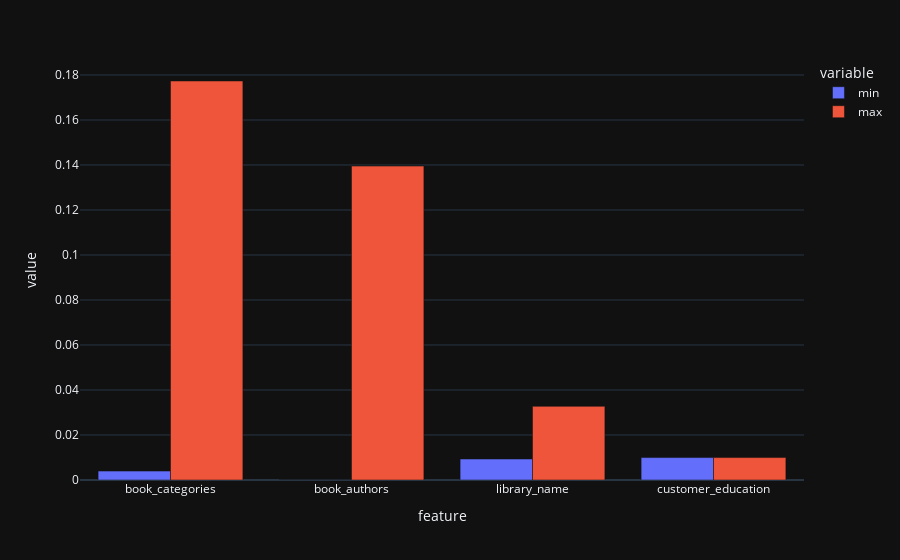

This figure's notebook cell:
### Markdown cell above
#### Feature Importance

For simplicity, the categorical feature values that were previously transformed into binary choices are grouped by category names so that the plot shows only the minimum and maximum for each group. For the features that were not transformed in this way the plot shows the same minimum and maximum.

### Code cell
df_winner_importance = pd.DataFrame({'feature': df_x_reduced.columns, 'importance': winner.feature_importances_})
df_winner_importance.sort_values('importance', ascending=False, inplace=True)
plot_features(df_winner_importance, 'feature', 'importance')

### Figure 1 — Plotly figure (JSON) as saved in the notebook; plotly's stock layout.template omitted (floating-point values rounded to 4 significant figures)
{"data": [{"alignmentgroup": "True", "hovertemplate": "variable=min<br>feature=%{x}<br>value=%{y}<extra></extra>", "legendgroup": "min", "marker": {"color": "#636efa", "pattern": {"shape": ""}}, "name": "min", "offsetgroup": "min", "orientation": "v", "showlegend": true, "textposition": "auto", "x": ["book_categories", "book_authors", "library_name", "customer_education"], "xaxis": "x", "y": [0.003966, 0.0, 0.00934, 0.009971], "yaxis": "y", "type": "bar"}, {"alignmentgroup": "True", "hovertemplate": "variable=max<br>feature=%{x}<br>value=%{y}<extra></extra>", "legendgroup": "max", "marker": {"color": "#EF553B", "pattern": {"shape": ""}}, "name": "max", "offsetgroup": "max", "orientation": "v", "showlegend": true, "textposition": "auto", "x": ["book_categories", "book_authors", "library_name", "customer_education"], "xaxis": "x", "y": [0.1773, 0.1395, 0.03274, 0.009971], "yaxis": "y", "type": "bar"}], "layout": {"xaxis": {"anchor": "y", "domain": [0.0, 1.0], "title": {"text": "feature"}}, "yaxis": {"anchor": "x", "domain": [0.0, 1.0], "title": {"text": "value"}}, "legend": {"title": {"text": "variable"}, "tracegroupgap": 0}, "margin": {"t": 60}, "barmode": "group"}}
